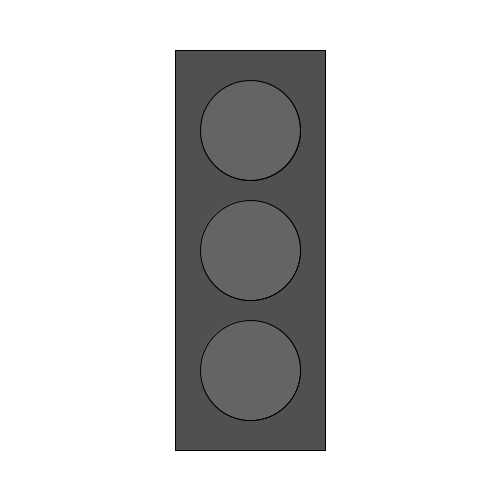
Frame 1 (no input)
Frame 60 (the mouse pressed at the canvas centre just before this capture): identical to frame 1, image omitted
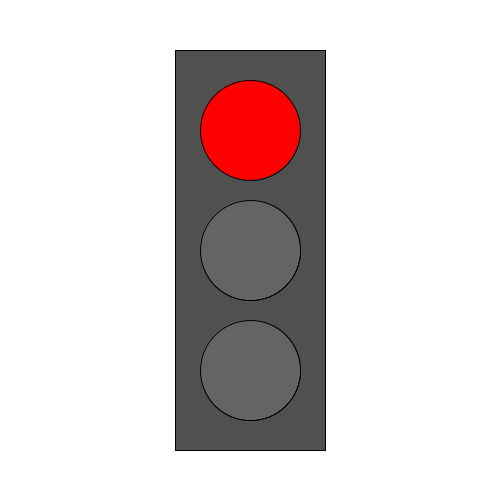
Frame 120 (the mouse held since frame 60 and released just before this capture)

The Processing sketch that drew these frames (run headless with seeded random() and noise(); from frame 60 on, the mouse is pressed at the canvas centre):

// Processing sketch: Task_6
// ── Task_6.pde
color red=color(255,0,0);
color yellow=color(255,255,0);
color green=color(0,255,0);
color off=color(0);
int frameCount;

void setup() {
  rectMode(CENTER);
ellipseMode(CENTER);

  size(500,500);
  background(255);
}

void draw() {
  
  frameCount++;
  
  fill(80);
  rect(250,250,150,400);
  
   if (frameCount <= 100) {
  fill(red);
  ellipse(250,130,100,100);
   }
   
  if (frameCount >100 && frameCount <200) {
    fill(255,0,0);
    ellipse(250,130,100,100);
  } else { fill(100);
  ellipse(250,130,100,100);
  }
  
  fill(255);
  ellipse(250,250,100,100);
  if (frameCount >200 && frameCount <300) {
    fill(yellow);
    ellipse(250,250,100,100);
  } else { fill(100);
  ellipse(250,250,100,100);
  }
  
  fill(255);
  ellipse(250,370,100,100);
  if (frameCount >300 && frameCount <400) {
    fill(green);
    ellipse(250,370,100,100);
  } else { fill(100);
  ellipse(250,370,100,100);
  }
  }
